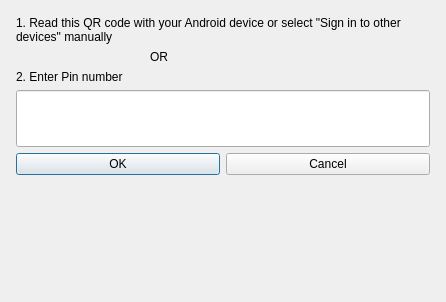
<?xml version="1.0" encoding="UTF-8"?>
<ui version="4.0">
 <class>WebLoginWindow</class>
 <widget class="QDialog" name="WebLoginWindow">
  <property name="windowModality">
   <enum>Qt::NonModal</enum>
  </property>
  <property name="geometry">
   <rect>
    <x>0</x>
    <y>0</y>
    <width>446</width>
    <height>302</height>
   </rect>
  </property>
  <property name="maximumSize">
   <size>
    <width>16777215</width>
    <height>16777215</height>
   </size>
  </property>
  <property name="windowTitle">
   <string>Sigin In/Out</string>
  </property>
  <property name="modal">
   <bool>false</bool>
  </property>
  <widget class="QWidget" name="verticalLayoutWidget">
   <property name="geometry">
    <rect>
     <x>0</x>
     <y>0</y>
     <width>446</width>
     <height>326</height>
    </rect>
   </property>
   <layout class="QVBoxLayout" name="verticalLayout">
    <property name="leftMargin">
     <number>16</number>
    </property>
    <property name="topMargin">
     <number>16</number>
    </property>
    <property name="rightMargin">
     <number>16</number>
    </property>
    <property name="bottomMargin">
     <number>16</number>
    </property>
    <item>
     <widget class="QLabel" name="label_2">
      <property name="maximumSize">
       <size>
        <width>16777215</width>
        <height>16777215</height>
       </size>
      </property>
      <property name="lineWidth">
       <number>2</number>
      </property>
      <property name="text">
       <string>1. Read this QR code with your Android device or select &quot;Sign in to other devices&quot; manually</string>
      </property>
      <property name="wordWrap">
       <bool>true</bool>
      </property>
     </widget>
    </item>
    <item>
     <layout class="QHBoxLayout" name="horizontalLayout_2">
      <item>
       <widget class="QLabel" name="label">
        <property name="maximumSize">
         <size>
          <width>128</width>
          <height>128</height>
         </size>
        </property>
        <property name="text">
         <string/>
        </property>
        <property name="textFormat">
         <enum>Qt::AutoText</enum>
        </property>
        <property name="pixmap">
         <pixmap resource="../resources/resources.qrc">:/actions/intent.png</pixmap>
        </property>
        <property name="scaledContents">
         <bool>true</bool>
        </property>
        <property name="alignment">
         <set>Qt::AlignCenter</set>
        </property>
       </widget>
      </item>
      <item>
       <widget class="QLabel" name="label_4">
        <property name="text">
         <string>OR</string>
        </property>
       </widget>
      </item>
      <item>
       <widget class="QLabel" name="label_3">
        <property name="maximumSize">
         <size>
          <width>256</width>
          <height>91</height>
         </size>
        </property>
        <property name="text">
         <string/>
        </property>
        <property name="pixmap">
          <pixmap resource="../resources/resources.qrc">:/actions/menu.png</pixmap>
        </property>
        <property name="scaledContents">
         <bool>true</bool>
        </property>
       </widget>
      </item>
     </layout>
    </item>
    <item>
     <widget class="QLabel" name="message">
      <property name="text">
       <string>2. Enter Pin number</string>
      </property>
     </widget>
    </item>
    <item>
     <widget class="QLineEdit" name="PinNumberEdit">
      <property name="font">
       <font>
        <pointsize>32</pointsize>
       </font>
      </property>
      <property name="inputMask">
       <string notr="true">9999</string>
      </property>
      <property name="maxLength">
       <number>4</number>
      </property>
      <property name="alignment">
       <set>Qt::AlignCenter</set>
      </property>
     </widget>
    </item>
    <item>
     <layout class="QHBoxLayout" name="horizontalLayout">
      <item>
       <widget class="QPushButton" name="ok">
        <property name="text">
         <string>OK</string>
        </property>
       </widget>
      </item>
      <item>
       <widget class="QPushButton" name="cancel">
        <property name="text">
         <string>Cancel</string>
        </property>
       </widget>
      </item>
     </layout>
    </item>
    <item>
     <spacer name="verticalSpacer">
      <property name="orientation">
       <enum>Qt::Vertical</enum>
      </property>
      <property name="sizeHint" stdset="0">
       <size>
        <width>20</width>
        <height>40</height>
       </size>
      </property>
     </spacer>
    </item>
   </layout>
  </widget>
 </widget>
 <resources>
  <include location="../resources/resources.qrc"/>
 </resources>
 <connections/>
</ui>
